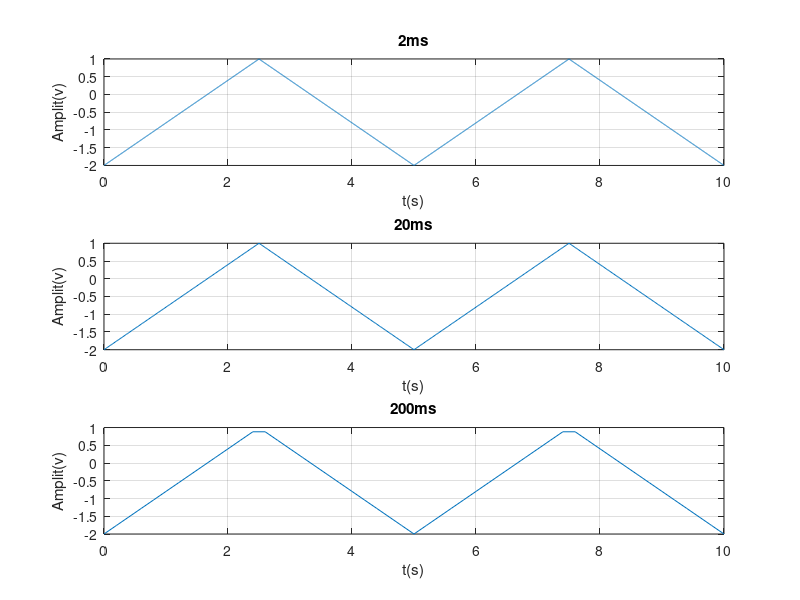

Write the MATLAB code that produced this figure.
%P2
%Nivel maxim =1 minim=-2=>A=1.5
%T=5s => F=1/T=0.2Hz
t=0:0.002:10; % de la 0 la 20; 0.002=2 ms rezolutia temporala; mai poate fi 0.02=20ms si 0.2=200ms;
%ppunem de la 0 la 20 pentru a largi imaginea
F=0.2;
subplot(3,1,1)
s=1.5*sawtooth(t*2*pi*F,0.5)-0.5;%punem 0.5 dupa virgula (sintaxa lui sawtooth)pentru a fi simetric(duty), inmultim cu 5/6 pentru a obtine panta de 1v
%scadem 0.5 pentru ca amplitudinea sa fie cuprinsa intre -2 si 1;
%daca nu am scadea 0.5, cum amplitudinea e 1,5 , pe grafic va fi 1.5 in sus
%si -1,5 in jos; deci scadem 0.5 pentru a avea max=1 si minim=-2
plot(t,s),grid;
title('2ms')
xlabel('t(s)');
ylabel('Amplit(v)');

t=0:0.02:10; % de la 0 la 20; 0.002=2 ms rezolutia temporala; mai poate fi 0.02=20ms si 0.2=200ms;
%ppunem de la 0 la 20 pentru a largi imaginea
F=0.2;
subplot(3,1,2)
s=1.5*sawtooth(t*2*pi*F,0.5)-0.5;%punem 0.5 dupa virgula (sintaxa lui sawtooth)pentru a fi simetric(duty), inmultim cu 5/6 pentru a obtine panta de 1v
%scadem 0.5 pentru ca amplitudinea sa fie cuprinsa intre -2 si 1;
%daca nu am scadea 0.5, cum amplitudinea e 1,5 , pe grafic va fi 1.5 in sus
%si -1,5 in jos; deci scadem 0.5 pentru a avea max=1 si minim=-2
plot(t,s),grid;
title('20ms')
xlabel('t(s)');
ylabel('Amplit(v)');

t=0:0.2:10; % de la 0 la 20; 0.002=2 ms rezolutia temporala; mai poate fi 0.02=20ms si 0.2=200ms;
%ppunem de la 0 la 20 pentru a largi imaginea
F=0.2;
subplot(3,1,3)
s=1.5*sawtooth(t*2*pi*F,0.5)-0.5;%punem 0.5 dupa virgula (sintaxa lui sawtooth)pentru a fi simetric(duty), inmultim cu 5/6 pentru a obtine panta de 1v
%scadem 0.5 pentru ca amplitudinea sa fie cuprinsa intre -2 si 1;
%daca nu am scadea 0.5, cum amplitudinea e 1,5 , pe grafic va fi 1.5 in sus
%si -1,5 in jos; deci scadem 0.5 pentru a avea max=1 si minim=-2
plot(t,s),grid;
title('200ms')
xlabel('t(s)');
ylabel('Amplit(v)');
